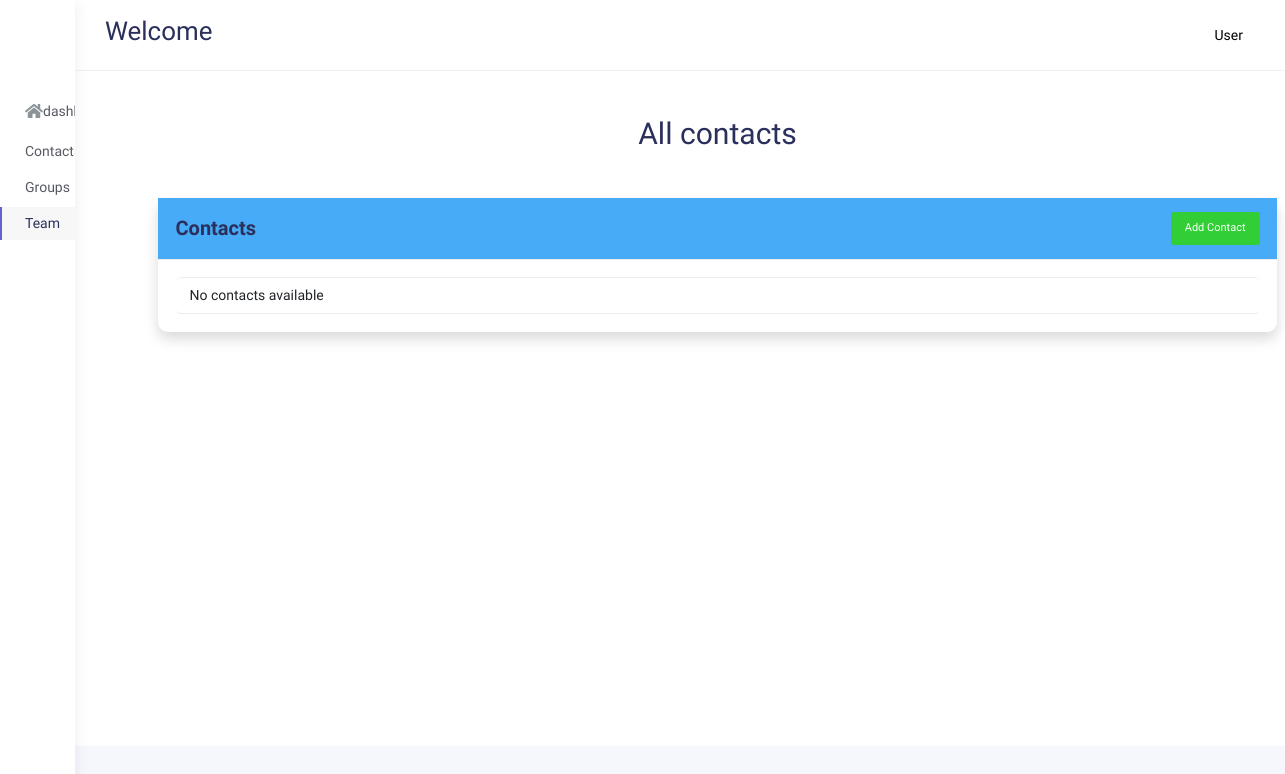
/contacts, run on an earlier commit of the app's database.
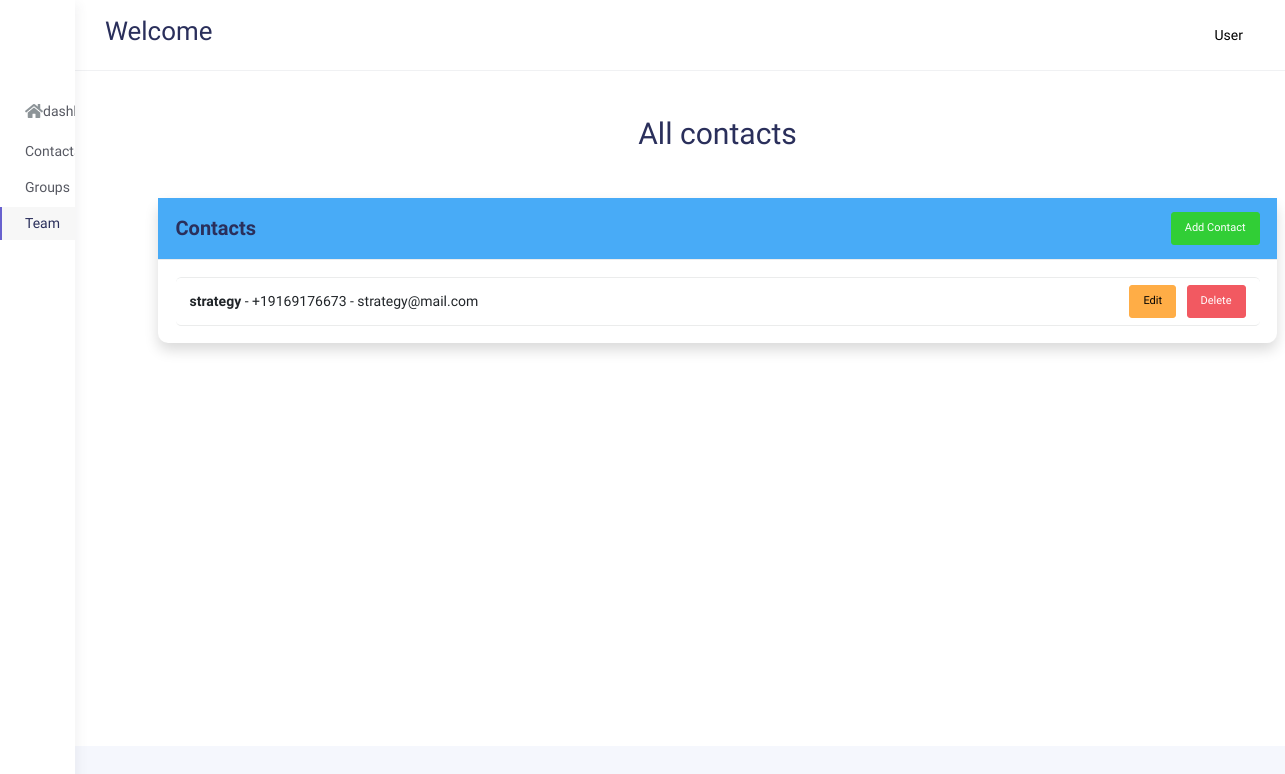
And on a later commit of the database.
### app.py (models this page shows, shortened)
class Contact(db.Model):
    id = db.Column(db.Integer, primary_key=True)
    name = db.Column(db.String(150), nullable=False)
    phonenumber = db.Column(db.String(100), unique=True, nullable=False)
    email = db.Column(db.String(100), unique=True, nullable=True)

### app.py (the view)
@app.route('/contacts', methods = ['GET', 'POST'])
def contacts():
    contacts = Contact.query.all()
    phone_numbers = [Twilionumber, "+123456678"]  # Example phone numbers
    return render_template('contacts.html', contacts=contacts,phone_numbers=phone_numbers)

### templates/contacts.html (shortened to what the changed rows need)
<!DOCTYPE html>
<html lang="en">
  <head>
          <link rel="stylesheet" href="https://cdn.datatables.net/1.13.5/css/jquery.dataTables.min.css" />
<link rel="stylesheet" href="{{ url_for('static', filename='css/bootstrap.min.css') }}" />
<link rel="stylesheet" href="{{ url_for('static', filename='css/plugins.min.css') }}" />
<link rel="stylesheet" href="{{ url_for('static', filename='css/kaiadmin.min.css') }}" />
<link rel="stylesheet" href="{{ url_for('static', filename='css/main.css') }}" />
  </head>
  <body>
    <div class="wrapper sidebar_minimize">
      <div class="main-panel">
        <div class="main-header">
          <nav
            class="navbar navbar-header navbar-header-transparent navbar-expand-lg border-bottom"
          >
            <div class="container-fluid">
              <nav
                class="navbar navbar-header-left navbar-expand-lg navbar-form nav-search p-0 d-none d-lg-flex"
              >
  {% block header_content %}
            <h2>Welcome</h2>
        {% endblock %}              </nav>
            </div>
          </nav>
        </div>
        <div class="container campaigncard">
  <div class="container my-5">
        <h1 class="text-center mb-4">All contacts</h1>
        <div class="row">
<div class="col-md-12 mt-4">
    <div class="card shadow">
        <div class="card-body">
            <ul class="list-group">
                {% if contacts %}
                    {% for contact in contacts %}
                    <li class="list-group-item d-flex justify-content-between align-items-center">
                        <div>
                            <strong>{{ contact.name }}</strong> - {{ contact.phonenumber }} - {{ contact.email or 'No Email' }}
                        </div>
                        <div>
                            <a href="{{ url_for('edit_contact', id=contact.id) }}" class="btn btn-sm btn-warning me-2">Edit</a>
                            <form action="{{ url_for('delete_contact', id=contact.id) }}" method="post" class="d-inline">
                                <button type="submit" class="btn btn-sm btn-danger">Delete</button>
                            </form>
                        </div>
                    </li>
                    {% endfor %}
                {% else %}
                    <li class="list-group-item text-center">No contacts available</li>
                {% endif %}
            </ul>
        </div>
    </div>
</div>
        </div>
    </div>
        </div>
      </div>
    </div>
  </body>
</html>

What changed in the data, as far as the page shows it:
added Contact: name "strategy", phonenumber "+19169176673", email "strategy@mail.com"
Also different on the page:
text no longer shown: "No contacts available"
